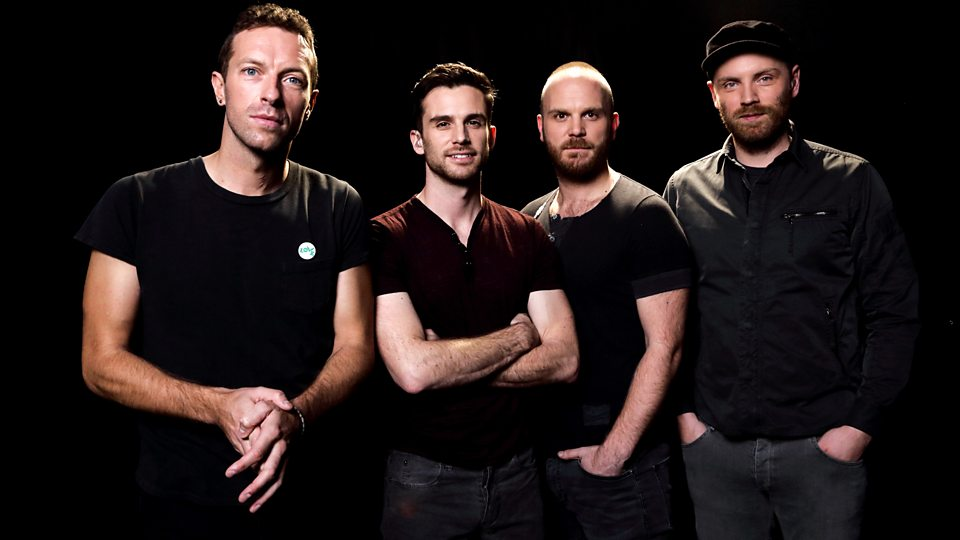
#> input picture images/coldplay.jpg, 960 x 540 px, found by its file name
$ python face_recog.py images/coldplay.jpg
#> lines starting #> are read from the running program, lines starting #| are printed output that depends on the picture; after the words box and inside, x2 and y2 are one past the last pixel; in counts of white or black regions, pixels touching at a corner belong together
import cv2
import sys

# Uncomment the next line to enter image path as a Command-line arguments
#imagePath = sys.argv[1]
imagePath = 'coldplay.jpg'
cascPath = "haarcascade_frontalface_default.xml"

faceCascade = cv2.CascadeClassifier(cascPath)

# Read the image
image = cv2.imread(imagePath)
#> image is the input picture: shape (540, 960, 3); mean B, G, R 24.6, 25, 34.2
gray = cv2.cvtColor(image, cv2.COLOR_BGR2GRAY)
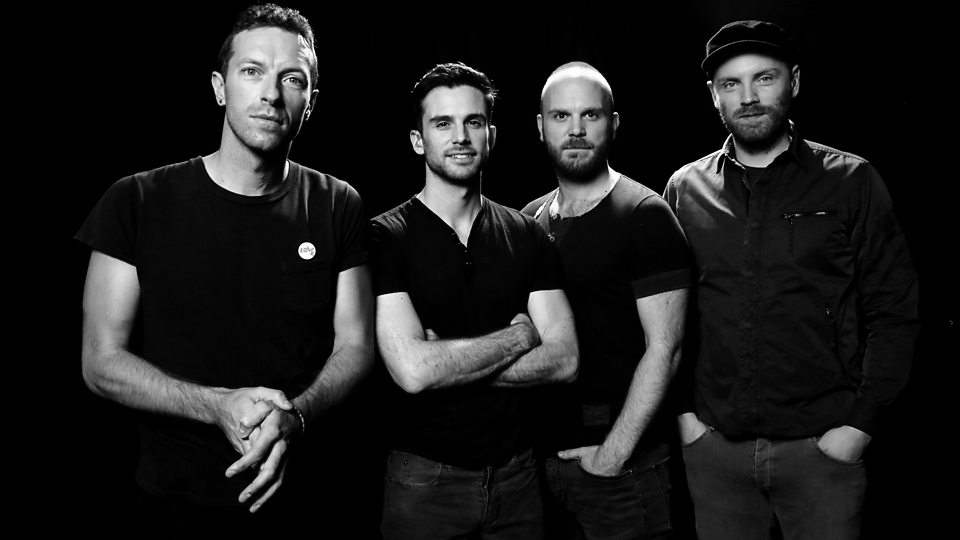
#> gray: shape (540, 960); min 0, max 255, mean 27.7

# Detect faces in the image
faces = faceCascade.detectMultiScale(
    gray,
    scaleFactor=1.1,
    minNeighbors=3,
    minSize=(30, 30)
)
#> faces = [[534, 82, 84, 84], [417, 91, 82, 82], [706, 48, 85, 85], [216, 30, 113, 113]]

print("I have Found {0} faces!".format(len(faces)))
#| I have Found 4 faces!


# Draw a rectangle around the faces
for (x, y, w, h) in faces:
    cv2.rectangle(image, (x, y), (x+w, y+h), (0, 255, 0), 2)
#> this loop made 4 passes
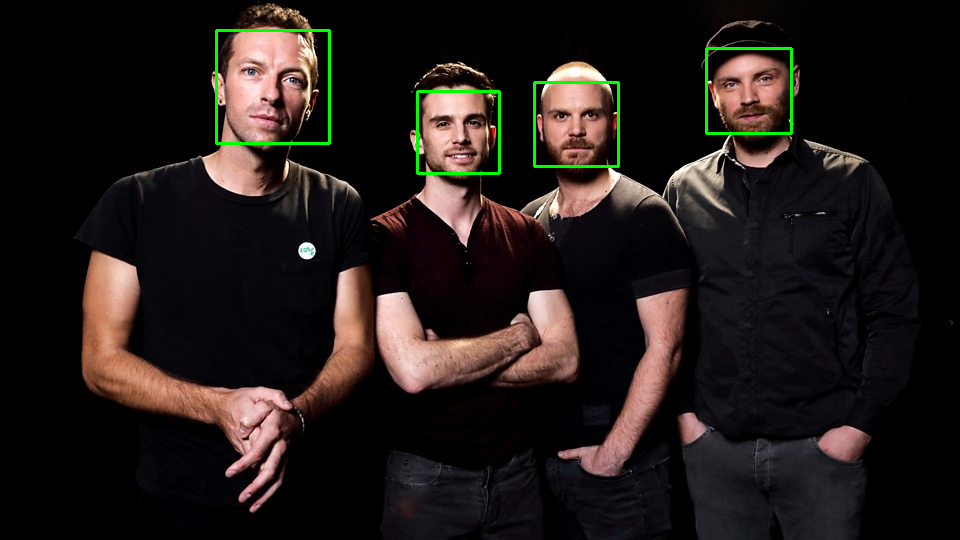
#> image: shape (540, 960, 3); 0.84% of pixels changed, all inside (x1, y1, x2, y2) = (215, 29, 793, 175)

cv2.imshow("Faces found", image)
#The following line saves the image
cv2.imwrite('recog.png',image)
cv2.waitKey(0)

$ run again, with images/queen.jpg copied over images/coldplay.jpg
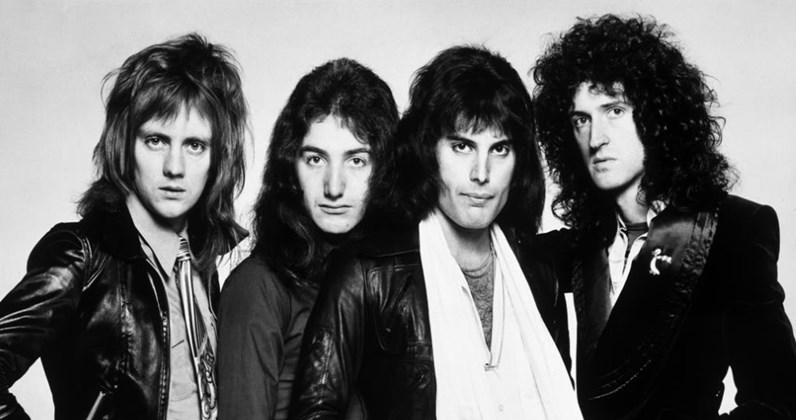
#> input picture images/queen.jpg, 796 x 420 px, found by its file name
#> image is the input picture: shape (420, 796, 3); min 0, max 255, mean 104.8
#> faces = [[433, 113, 96, 96], [557, 85, 83, 83], [285, 123, 100, 100], [119, 101, 109, 109]]
#| I have Found 4 faces!
#> the loop `for (x, y, w, h) in faces:` made 4 passes
#> after the loop `for (x, y, w, h) in faces:`:
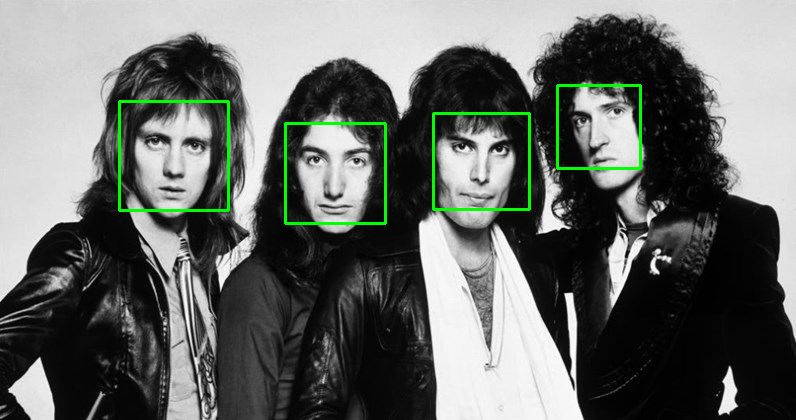
#> image: shape (420, 796, 3); 1.39% of pixels changed, all inside (x1, y1, x2, y2) = (118, 84, 642, 225)
